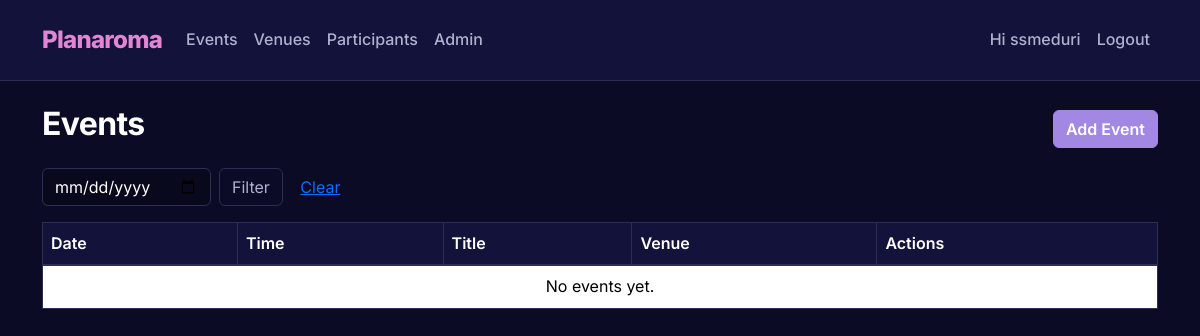
The app's page /events (signed in), older data.
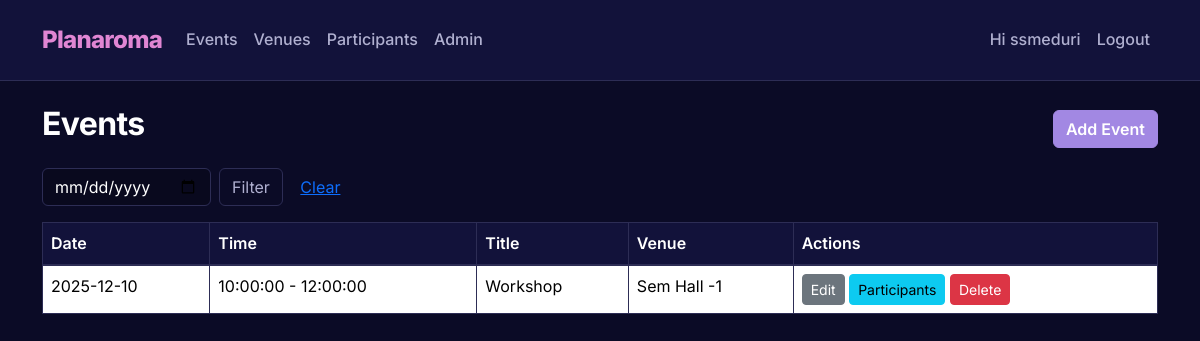
The same page, newer data.
### app/models.py (models this page shows, shortened)
class Event(db.Model):
    __tablename__ = 'event'
    id = db.Column(db.Integer, primary_key=True)
    title = db.Column(db.String(120), nullable=False)
    description = db.Column(db.Text)
    date = db.Column(db.Date, nullable=False)
    start_time = db.Column(db.Time, nullable=False)
    end_time = db.Column(db.Time, nullable=False)
    venue_id = db.Column(db.Integer, db.ForeignKey('venue.id'), nullable=False)
    participant_assoc = db.relationship('EventParticipant', back_populates='event', cascade='all, delete-orphan')
    participants = db.relationship(
        'Participant',
        secondary='event_participants',
        back_populates='events',
        overlaps="participant_assoc,event_assoc"
    )

class Venue(db.Model):
    __tablename__ = 'venue'
    id = db.Column(db.Integer, primary_key=True)
    name = db.Column(db.String(150), nullable=False, unique=True)
    capacity = db.Column(db.Integer, nullable=False, default=0)
    resources_list = db.relationship('Resource', back_populates='venue', cascade='all, delete-orphan')
    events = db.relationship('Event', backref='venue', lazy=True, cascade='all, delete-orphan')

### app/routes.py (the view)
@main_bp.route('/events')
@login_required
def list_events():
    q_date = request.args.get('date')
    if q_date:
        try:
            dt = datetime.strptime(q_date, '%Y-%m-%d').date()
            events = Event.query.filter_by(date=dt).order_by(Event.start_time).all()
        except Exception:
            events = Event.query.order_by(Event.date, Event.start_time).all()
    else:
        events = Event.query.order_by(Event.date, Event.start_time).all()
    return render_template('events/list.html', events=events)

### app/__init__.py (called while the page is built)
def create_app():
    app = Flask(__name__, static_folder='static', template_folder='templates')
    app.config.from_object(Config)
    db.init_app(app)
    login_manager.init_app(app)
    from .models import User
    @login_manager.user_loader
    def load_user(user_id):
        return User.query.get(int(user_id))
    from .routes import main_bp
    from .auth import auth_bp
    app.register_blueprint(main_bp)
    app.register_blueprint(auth_bp)
    return app

### app/templates/events/list.html
{% extends 'base.html' %}
{% block content %}
<div class="d-flex justify-content-between align-items-center mb-3">
    <h2>Events</h2>
    {% if current_user.is_authenticated %}
      <a class="btn btn-primary" href="{{ url_for('main.add_event') }}">Add Event</a>
    {% endif %}
</div>
<form class="row g-2 mb-3" method="get" action="{{ url_for('main.list_events') }}">
    <div class="col-auto">
        <input type="date" name="date" class="form-control" value="{{ request.args.get('date','') }}">
    </div>
    <div class="col-auto">
        <button class="btn btn-outline-secondary">Filter</button>
        <a href="{{ url_for('main.list_events') }}" class="btn btn-link">Clear</a>
    </div>
</form>
<table class="table table-bordered">
    <thead>
        <tr>
            <th>Date</th>
            <th>Time</th>
            <th>Title</th>
            <th>Venue</th>
            {% if current_user.is_authenticated %}<th>Actions</th>{% endif %}
        </tr>
    </thead>
    <tbody>
        {% for e in events %}
        <tr>
            <td>{{ e.date }}</td>
            <td>{{ e.start_time }} - {{ e.end_time }}</td>
            <td>{{ e.title }}</td>
            <td>{{ e.venue.name if e.venue else 'N/A' }}</td>
            {% if current_user.is_authenticated %}
            <td>
                <a class="btn btn-sm btn-secondary" href="{{ url_for('main.edit_event', event_id=e.id) }}">Edit</a>
                <a class="btn btn-sm btn-info" href="{{ url_for('main.event_participants_view', event_id=e.id) }}">
                  Participants
                </a>
                <form method="POST" action="{{ url_for('main.delete_event', event_id=e.id) }}" style="display:inline-block" onsubmit="return confirm('Delete event?');">
                    <button class="btn btn-sm btn-danger">Delete</button>
                </form>
            </td>
            {% endif %}
        </tr>
        {% else %}
        <tr><td colspan="5" class="text-center">No events yet.</td></tr>
        {% endfor %}
    </tbody>
</table>
{% endblock %}

Row changes from the older to the newer data that the page shows:
added Event: date "2025-12-10", start_time "10:00:00", end_time "12:00:00", title "Workshop", venue "Sem Hall -1"
Text that changed along with them:
text no longer shown: "No events yet."
